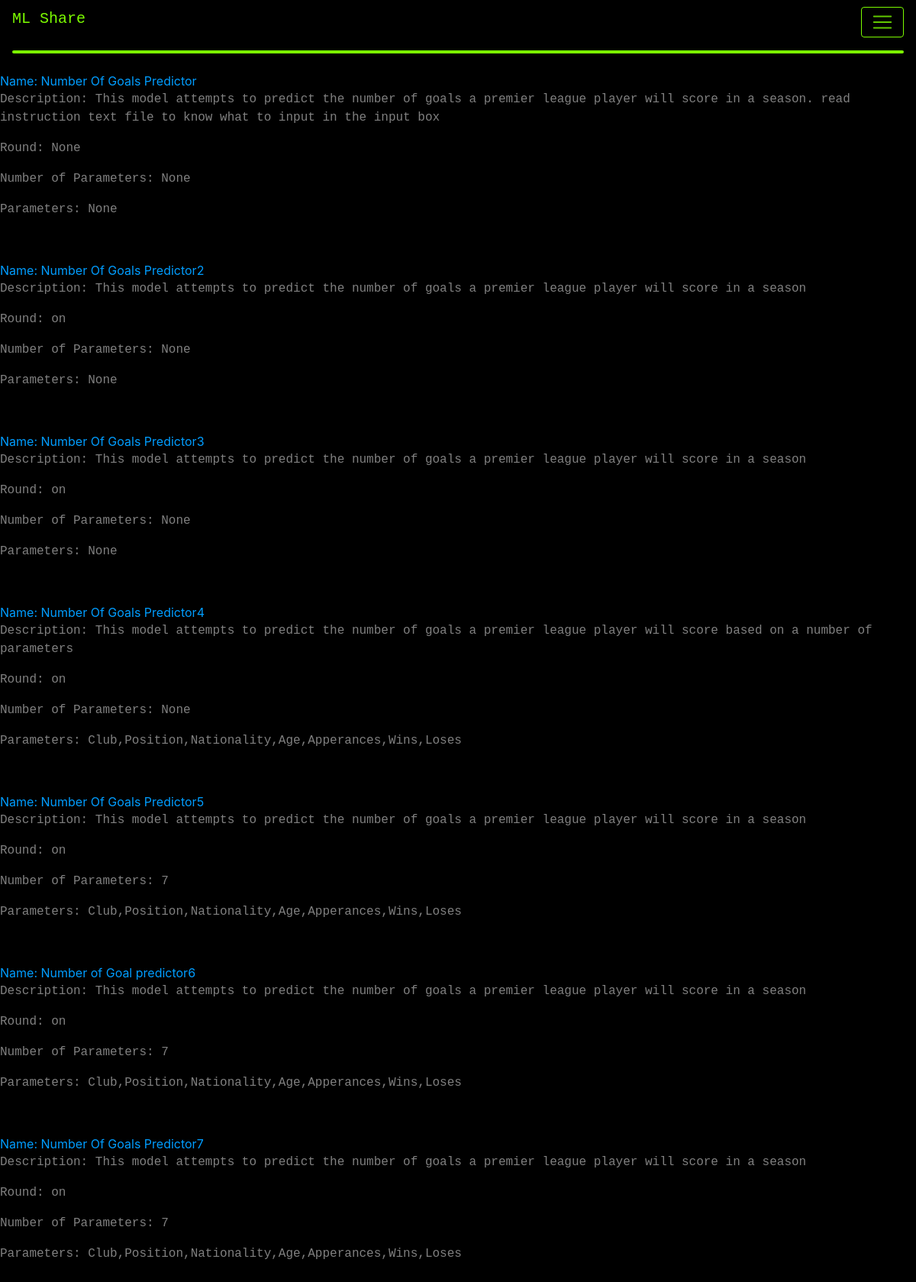
The app's page /view, older data.
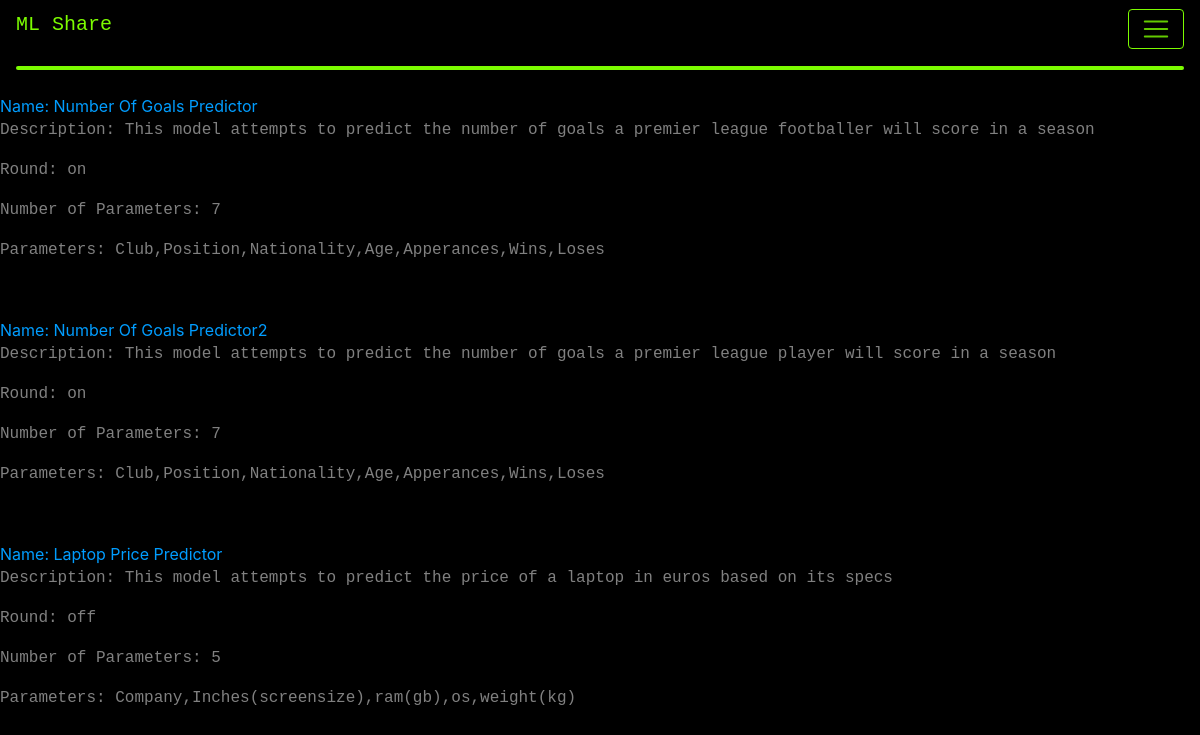
The same page, newer data.
### app.py (models this page shows, shortened)
class models(db.Model):
    _id = db.Column("id", db.Integer, primary_key=True)
    filename = db.Column(db.String(50))
    filedescription = db.Column(db.String(200))
    data = db.Column(db.LargeBinary)
    instructions = db.Column(db.LargeBinary)
    isround = db.Column(db.String(50))
    dictionary = db.Column(db.LargeBinary)
    parameterorder = db.Column(db.String(50))
    numberofparameters = db.Column(db.Integer())

### app.py (the view)
@app.route("/view")
def view():
    return render_template("view.html", values=models.query.all())

### templates/view.html (shortened to what this page needs)
{% extends "base.html" %}
{% block content %}
    {% for item in values %}
        <a href={{ url_for('view_model', name=item.filename) }}>Name: {{item.filename}}</a>
        <p>Description: {{item.filedescription}}</p>
        <p>Round: {{item.isround}}</p>
        <p>Number of Parameters: {{item.numberofparameters}}</p>
        <p>Parameters: {{item.parameterorder}}</p>
        <p>&ensp;</p>
    {% endfor %}
{% endblock %}

### templates/base.html (shortened to what this page needs)
<html>
<head>
    <link rel="stylesheet" href="https://cdn.jsdelivr.net/npm/bootstrap@4.3.1/dist/css/bootstrap.min.css">
</head>
<link rel="stylesheet" href="/static/styles/style.css"/>
    <body style="background-color:black;">
      <nav class="navbar navbar-dark ", style="background-color: black">
        <a class="navbar-brand" href="/"> <h5>ML Share</h5></a>
        <button class="navbar-toggler ml-auto custom-toggler" type="button" data-toggle="collapse" data-target="#navbarNav" aria-controls="navbarNav" aria-expanded="false" aria-label="Toggle navigation">
          <span class="navbar-toggler-icon"></span>
        </button>
        <hr class="rounded">
      </nav>
        {% block content %}
        {% endblock %}
    </body>
</html>

### static/styles/style.css (style rules this page uses)
.custom-toggler.navbar-toggler { border-color: lawngreen; }
p { color: grey; font-family: "Lucida Console", "Courier New", "monospace"; }
h5 { color: lawngreen; font-family: "Lucida Console", "Courier New", "monospace"; }
a { color: rgb(0, 157, 255); }
hr.rounded { border-top: 4px solid lawngreen; width: 100%; height: 0.1%; }

Row changes from the older to the newer data that the page shows:
removed models: filename "Number Of Goals Predictor4", filedescription "This model attempts to predict the number of goals a premier league player will score based on a number of parameters", isround "on", numberofparameters "None", parameterorder "Club,Position,Nationality,Age,Apperances,Wins,Loses"
removed models: filename "Number Of Goals Predictor5", filedescription "This model attempts to predict the number of goals a premier league player will score in a season", isround "on", numberofparameters "7", parameterorder "Club,Position,Nationality,Age,Apperances,Wins,Loses"
removed models: filename "Number of Goal predictor6", filedescription "This model attempts to predict the number of goals a premier league player will score in a season", isround "on", numberofparameters "7", parameterorder "Club,Position,Nationality,Age,Apperances,Wins,Loses"
removed models: filename "Number Of Goals Predictor7", filedescription "This model attempts to predict the number of goals a premier league player will score in a season", isround "on", numberofparameters "7", parameterorder "Club,Position,Nationality,Age,Apperances,Wins,Loses"
changed models "Number Of Goals Predictor": filedescription "…goals a premier league player will score in a season. read instruction text file to know what to input in the input box" → "This model attempts to predict the number of goals a premier league footballer will score in a season"; isround "None" → "on"; numberofparameters "None" → "7"; parameterorder "None" → "Club,Position,Nationality,Age,Apperances,Wins,Loses"
changed models "Number Of Goals Predictor2": numberofparameters "None" → "7"; parameterorder "None" → "Club,Position,Nationality,Age,Apperances,Wins,Loses"
changed models: filename "Number Of Goals Predictor3" → "Laptop Price Predictor"; filedescription "This model attempts to predict the number of goals a premier league player will score in a season" → "This model attempts to predict the price of a laptop in euros based on its specs"; isround "on" → "off"; numberofparameters "None" → "5"; parameterorder "None" → "Company,Inches(screensize),ram(gb),os,weight(kg)"
